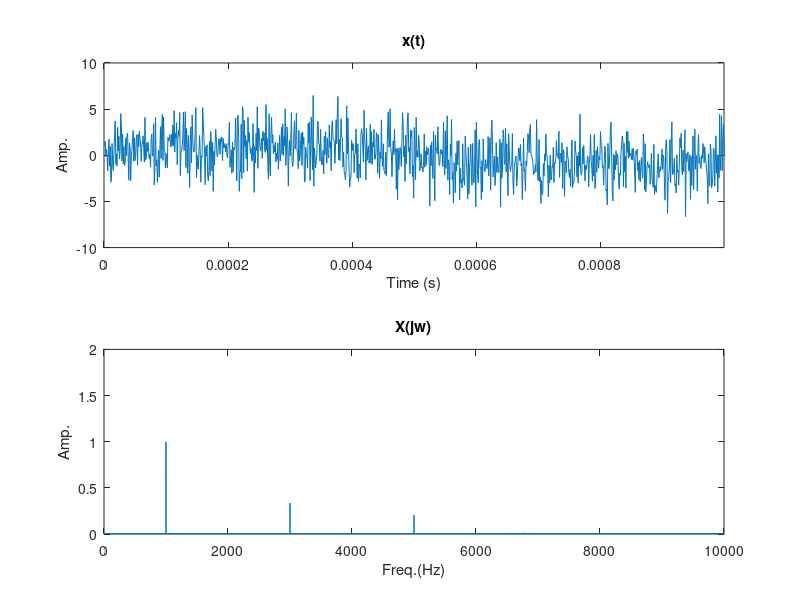

This chart was generated by the following MATLAB code: (Note: this script raises an error after producing the figure.)
%% Niruyan Rakulan 214343438 EECS 4214 Lab 2
%% Problem 1
clc;
close all;
clear all;

%Time Domain
t=0:1e-6:1;
f1=1e3;
x=sin(2*pi*f1*t)+(1/3)*sin(2*pi*3*f1*t)+(1/5)*sin(2*pi*5*f1*t);
subplot(2,1,1);
plot(t,x);
axis([0 0.999e-3 -1.5 1.5]);
title('x(t)');
xlabel('Time (s)');
ylabel('Amp.');
grid; 
%Freq. Domain
subplot(2,1,2);

%Normalize FFT
X=fft(x);
X=X/length(x);
X = X(1:length(X)/2+1);
X(2:end-1) = 2*X(2:end-1);
f = linspace(0,1e6/2,length(X));
plot(f,abs(X));
axis([0 10000 0 2]);
title('X(jw)');
xlabel('Freq.(Hz)');
ylabel('Amp.');
grid;

%% Problem 2
clc;
close all;
clear all;

%Time Domain
t=0:1e-6:1;
f1=1e3;
x=sin(2*pi*f1*t)+(1/3)*sin(2*pi*3*f1*t)+(1/5)*sin(2*pi*5*f1*t);
x=x+2*randn(1,length(t));
subplot(2,1,1);
plot(t,x);
axis([0 0.999e-3 -10 10]);
title('x(t)');
xlabel('Time (s)');
ylabel('Amp.');

%Freq. Domain
subplot(2,1,2);

X=fft(x);
X=X/length(x);
X = X(1:length(X)/2+1);
X(2:end-1) = 2*X(2:end-1);
f = linspace(0,1e6/2,length(X));
plot(f,abs(X));
axis([0 10000 0 2]);
title('X(jw)');
xlabel('Freq.(Hz)');
ylabel('Amp.');
%% Problem 3
clc;
close all;
clear all;
vars=randn(100,1000);

%time averages
ta=mean(vars(ceil(rand*100),:));
tb=mean(vars(ceil(rand*100),:));
tc=mean(vars(ceil(rand*100),:));

%ensemble averages
ea=mean(vars(:,ceil(rand*1000)));
eb=mean(vars(:,ceil(rand*1000)));
ec=mean(vars(:,ceil(rand*1000)));

fprintf('Time Average 1: %f\n', ta);
fprintf('Time Average 2: %f\n', tb);
fprintf('Time Average 3: %f\n', tc);

fprintf('Ensemble Average 1: %f\n', ea);
fprintf('Ensemble Average 1: %f\n', eb);
fprintf('Ensemble Average 1: %f\n', ec);

fprintf('The ensemble values are fairly close to the time averages (near 0) considering the sample size; therefore the process is ergodic. \n');

%% Problem 4
clc;
close all;
clear all;

%animation can skip
figure();
%%WARNING: CTRL_C to quit out of animation
syms y(t);
y(t) = piecewise(1<t<3, 1, 3<t<4, -1, 0);
subplot(2,1,1);
fplot(y(t),'r');
hold on;
axis([-4.5 9.5 -2 2]);
ylabel('Amplitude');
xlabel('Time(s)');
title('x(t)');
subplot(2,1,2);
hold on;
axis([-5 5 -2 4]);
ylabel('Amplitude');
xlabel('T(s)');
title('R(T)');
for shift=-5:0.1:5
    subplot(2,1,1);
    f=fplot(y(t+shift),'b');
    legend('x(t)','x(t+T)');
    subplot(2,1,2);
    sumz=0;
    for count=-4.5:0.1:9.5
        if (y(count)~=0&&y(count+shift)~=0)
            sumz=(y(count)*y(count+shift))*0.1+sumz;
        end
    end
    plot(shift,sumz,'g.');
    pause(0.01);
    delete(f);
end

%Rx plotted using piecewise function
figure();
syms Rx(T);
Rx(T) = piecewise(-inf<T<-3, 0, -3<T<-2, -3-T, -2<T<-1, 1+T, -1<T<0, 3+3*T,0<=T<1, 3-3*T, 1<T<2, 1-T, 2<T<3, -3+T, 0);
fplot(Rx(T));
axis([-5 5 -2 4]);
ylabel('Amplitude');
xlabel('T(s)');
title('R(T)');

%Hand written
figure();
imshow('autocorrelation.png');
